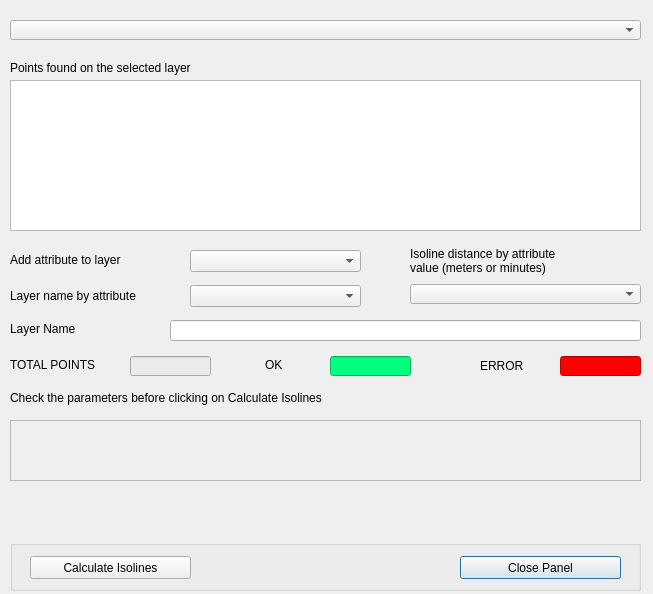
<?xml version="1.0" encoding="UTF-8"?>
<ui version="4.0">
 <class>Dialog</class>
 <widget class="QDialog" name="Dialog">
  <property name="geometry">
   <rect>
    <x>0</x>
    <y>0</y>
    <width>653</width>
    <height>594</height>
   </rect>
  </property>
  <property name="windowTitle">
   <string>Massive Isolines Calculation</string>
  </property>
  <widget class="QComboBox" name="comboBoxLayers">
   <property name="geometry">
    <rect>
     <x>10</x>
     <y>20</y>
     <width>631</width>
     <height>20</height>
    </rect>
   </property>
  </widget>
  <widget class="QTableWidget" name="tableWidgetPoints">
   <property name="geometry">
    <rect>
     <x>10</x>
     <y>80</y>
     <width>631</width>
     <height>151</height>
    </rect>
   </property>
   <property name="editTriggers">
    <set>QAbstractItemView::NoEditTriggers</set>
   </property>
  </widget>
  <widget class="QLabel" name="label_2">
   <property name="geometry">
    <rect>
     <x>10</x>
     <y>60</y>
     <width>361</width>
     <height>16</height>
    </rect>
   </property>
   <property name="text">
    <string>Points found on the selected layer</string>
   </property>
  </widget>
  <widget class="QLineEdit" name="lineEditLayerName">
   <property name="geometry">
    <rect>
     <x>170</x>
     <y>320</y>
     <width>471</width>
     <height>21</height>
    </rect>
   </property>
  </widget>
  <widget class="QLabel" name="label_3">
   <property name="geometry">
    <rect>
     <x>10</x>
     <y>321</y>
     <width>161</width>
     <height>16</height>
    </rect>
   </property>
   <property name="text">
    <string>Layer Name</string>
   </property>
   <property name="wordWrap">
    <bool>true</bool>
   </property>
  </widget>
  <widget class="QLabel" name="label_4">
   <property name="geometry">
    <rect>
     <x>10</x>
     <y>390</y>
     <width>461</width>
     <height>16</height>
    </rect>
   </property>
   <property name="text">
    <string>Check the parameters before clicking on Calculate Isolines</string>
   </property>
  </widget>
  <widget class="QLabel" name="labelIsolineDescription">
   <property name="geometry">
    <rect>
     <x>10</x>
     <y>420</y>
     <width>631</width>
     <height>61</height>
    </rect>
   </property>
   <property name="font">
    <font>
     <pointsize>7</pointsize>
    </font>
   </property>
   <property name="styleSheet">
    <string notr="true">color: rgb(85, 0, 255);</string>
   </property>
   <property name="frameShape">
    <enum>QFrame::StyledPanel</enum>
   </property>
   <property name="text">
    <string/>
   </property>
   <property name="alignment">
    <set>Qt::AlignLeading|Qt::AlignLeft|Qt::AlignTop</set>
   </property>
   <property name="wordWrap">
    <bool>true</bool>
   </property>
  </widget>
  <widget class="QLabel" name="label_8">
   <property name="geometry">
    <rect>
     <x>10</x>
     <y>288</y>
     <width>181</width>
     <height>16</height>
    </rect>
   </property>
   <property name="text">
    <string>Layer name by attribute</string>
   </property>
  </widget>
  <widget class="QComboBox" name="comboBoxAttributes">
   <property name="geometry">
    <rect>
     <x>190</x>
     <y>285</y>
     <width>171</width>
     <height>22</height>
    </rect>
   </property>
  </widget>
  <widget class="QGroupBox" name="groupBoxButtons">
   <property name="enabled">
    <bool>true</bool>
   </property>
   <property name="geometry">
    <rect>
     <x>10</x>
     <y>540</y>
     <width>631</width>
     <height>51</height>
    </rect>
   </property>
   <property name="title">
    <string/>
   </property>
   <widget class="QPushButton" name="pushButtonClose">
    <property name="geometry">
     <rect>
      <x>450</x>
      <y>16</y>
      <width>161</width>
      <height>23</height>
     </rect>
    </property>
    <property name="text">
     <string>Close Panel</string>
    </property>
   </widget>
   <widget class="QPushButton" name="pushButtonCalculate">
    <property name="geometry">
     <rect>
      <x>20</x>
      <y>16</y>
      <width>161</width>
      <height>23</height>
     </rect>
    </property>
    <property name="text">
     <string>Calculate Isolines</string>
    </property>
   </widget>
  </widget>
  <widget class="QLineEdit" name="lineEditTotaPointError">
   <property name="geometry">
    <rect>
     <x>560</x>
     <y>356</y>
     <width>81</width>
     <height>20</height>
    </rect>
   </property>
   <property name="styleSheet">
    <string notr="true">background-color: rgb(255, 0, 0);
color: rgb(0, 0, 0);</string>
   </property>
   <property name="readOnly">
    <bool>true</bool>
   </property>
  </widget>
  <widget class="QLabel" name="label_5">
   <property name="geometry">
    <rect>
     <x>10</x>
     <y>357</y>
     <width>121</width>
     <height>16</height>
    </rect>
   </property>
   <property name="text">
    <string>TOTAL POINTS</string>
   </property>
  </widget>
  <widget class="QLineEdit" name="lineEditTotaPointOK">
   <property name="geometry">
    <rect>
     <x>330</x>
     <y>356</y>
     <width>81</width>
     <height>20</height>
    </rect>
   </property>
   <property name="styleSheet">
    <string notr="true">background-color: rgb(0, 255, 127);
color: rgb(0, 0, 0);</string>
   </property>
   <property name="readOnly">
    <bool>true</bool>
   </property>
  </widget>
  <widget class="QLabel" name="label_6">
   <property name="geometry">
    <rect>
     <x>265</x>
     <y>357</y>
     <width>41</width>
     <height>16</height>
    </rect>
   </property>
   <property name="text">
    <string>OK</string>
   </property>
  </widget>
  <widget class="QLineEdit" name="lineEditTotaPoint">
   <property name="geometry">
    <rect>
     <x>130</x>
     <y>356</y>
     <width>81</width>
     <height>20</height>
    </rect>
   </property>
   <property name="styleSheet">
    <string notr="true">background-color: rgb(235, 235, 235);
color: rgb(0, 0, 0);</string>
   </property>
   <property name="readOnly">
    <bool>true</bool>
   </property>
  </widget>
  <widget class="QLabel" name="label_7">
   <property name="geometry">
    <rect>
     <x>480</x>
     <y>356</y>
     <width>61</width>
     <height>20</height>
    </rect>
   </property>
   <property name="text">
    <string>ERROR</string>
   </property>
  </widget>
  <widget class="QLabel" name="label_9">
   <property name="geometry">
    <rect>
     <x>10</x>
     <y>252</y>
     <width>181</width>
     <height>16</height>
    </rect>
   </property>
   <property name="text">
    <string>Add attribute to layer</string>
   </property>
  </widget>
  <widget class="QComboBox" name="comboBoxAttributes4Layer">
   <property name="geometry">
    <rect>
     <x>190</x>
     <y>250</y>
     <width>171</width>
     <height>22</height>
    </rect>
   </property>
  </widget>
  <widget class="QLabel" name="labelCriticalMsg">
   <property name="geometry">
    <rect>
     <x>10</x>
     <y>490</y>
     <width>631</width>
     <height>41</height>
    </rect>
   </property>
   <property name="styleSheet">
    <string notr="true">color: rgb(255, 0, 0);</string>
   </property>
   <property name="text">
    <string/>
   </property>
   <property name="alignment">
    <set>Qt::AlignLeading|Qt::AlignLeft|Qt::AlignTop</set>
   </property>
   <property name="wordWrap">
    <bool>true</bool>
   </property>
  </widget>
  <widget class="QLabel" name="label_10">
   <property name="geometry">
    <rect>
     <x>410</x>
     <y>240</y>
     <width>171</width>
     <height>41</height>
    </rect>
   </property>
   <property name="text">
    <string>Isoline distance by attribute value (meters or minutes)</string>
   </property>
   <property name="wordWrap">
    <bool>true</bool>
   </property>
  </widget>
  <widget class="QComboBox" name="comboBoxAttributeAsDistance">
   <property name="geometry">
    <rect>
     <x>410</x>
     <y>284</y>
     <width>231</width>
     <height>20</height>
    </rect>
   </property>
  </widget>
 </widget>
 <resources/>
 <connections/>
</ui>
